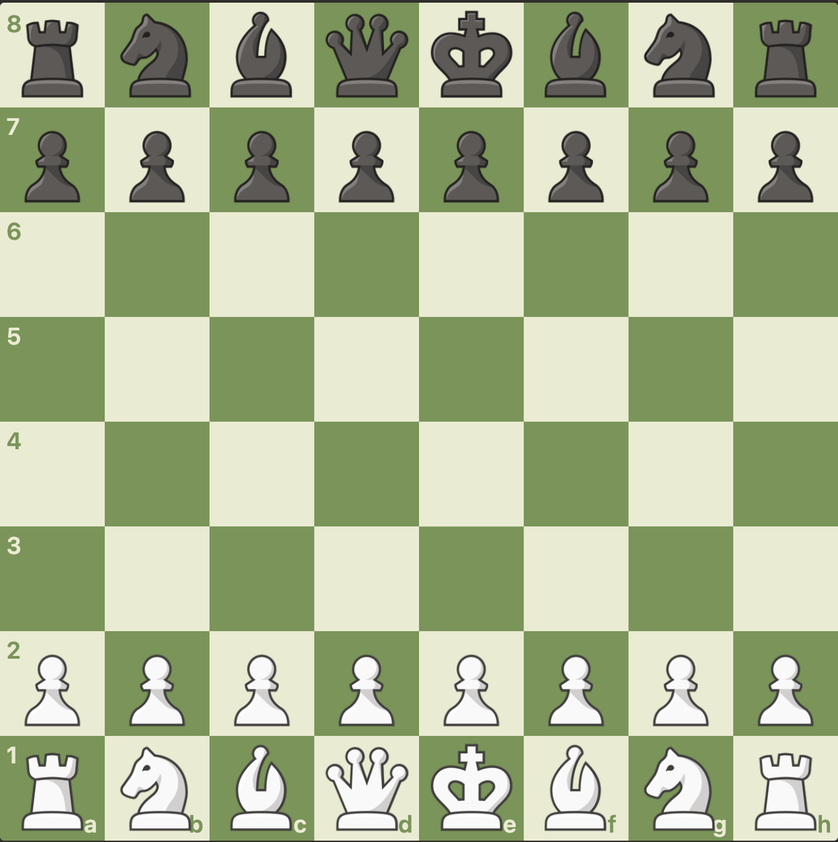
#> input picture tests/board.png, 838 x 842 px, shrunk from 1248 x 1254 before the run
$ python -i board_detector.py   (imports and definitions only)
#> lines starting #> are read from the running program, lines starting #| are printed output that depends on the picture; after the words box and inside, x2 and y2 are one past the last pixel; in counts of white or black regions, pixels touching at a corner belong together
import cv2
import numpy as np

OCCUPANCY_STD_THRESHOLD = 18.0


CHESSCOM_GREEN_LOW = (30, 30, 60)
CHESSCOM_GREEN_HIGH = (80, 180, 200)

_MORPH_KERNEL = np.ones((15, 15), np.uint8)


def detect(image: np.ndarray) -> tuple[int, int, int, int] | None:
    """Locate the chess board in a screenshot. Returns (x, y, w, h) or None.

    Uses HSV color masking on chess.com's signature dark-square green: mask
    the dark squares, close the gaps so the 32 squares merge into one blob,
    take the largest square-ish connected component.
    """
    if image is None:
        return None
    if image.ndim != 3:
        return None

    hsv = cv2.cvtColor(image, cv2.COLOR_RGB2HSV)
#> hsv: shape (842, 838, 3); mean H, S, V 33.6, 55.6, 183.5
    mask = cv2.inRange(hsv, CHESSCOM_GREEN_LOW, CHESSCOM_GREEN_HIGH)
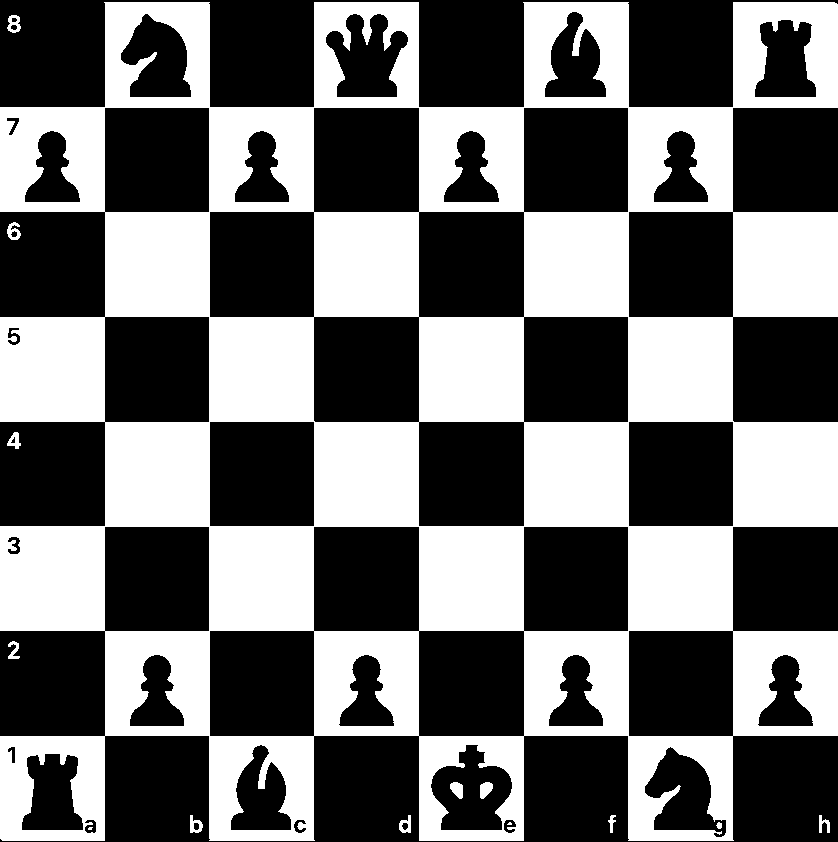
#> mask: shape (842, 838); 43.4% white; 14 white regions (2 under 20 px), largest, box (x1, y1, x2, y2) and area: (0, 2, 838, 841) 304810, (480, 782, 493, 799) 161, (450, 782, 463, 799) 160
    closed = cv2.morphologyEx(mask, cv2.MORPH_CLOSE, _MORPH_KERNEL)
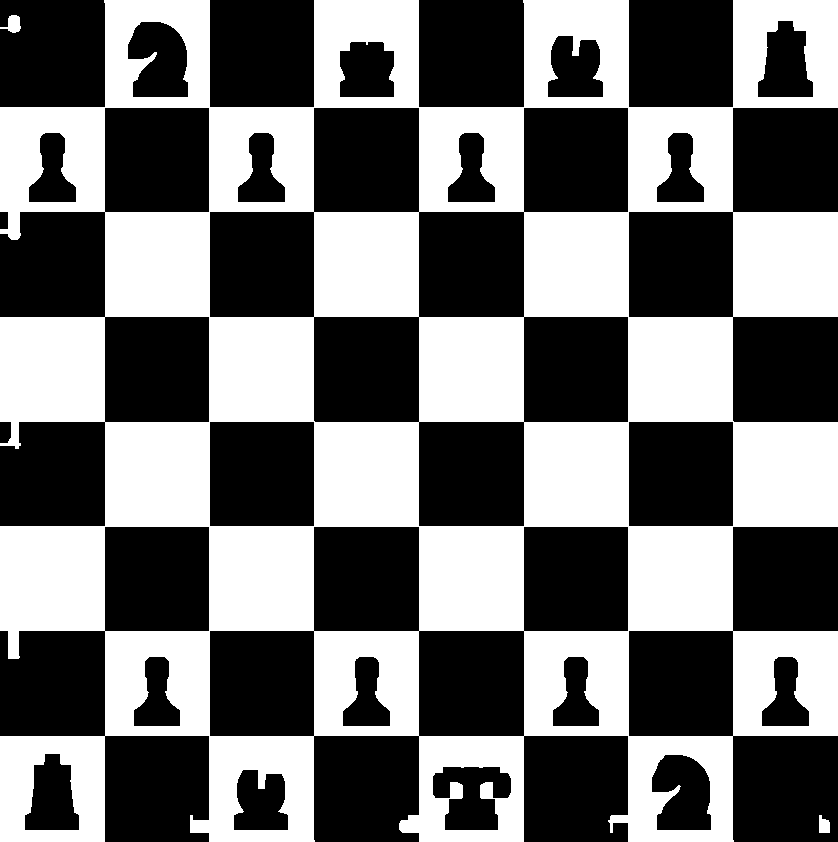
#> closed: shape (842, 838); 44.8% white; 3 white regions, box (x1, y1, x2, y2) and area: (0, 0, 838, 842) 315767, (0, 15, 21, 33) 215, (819, 815, 830, 833) 160

    num, _, stats, _ = cv2.connectedComponentsWithStats(closed)
#> num = 4; stats = [[0, 0, 838, 842, 389454], [0, 0, 838, 842, 315767], [0, 15, 21, 18, 215], [819, 815, 11, 18, 160]]
    if num <= 1:
        return None

    img_h, img_w = image.shape[:2]
#> img_h = 842; img_w = 838
    min_side = min(img_h, img_w) * 0.1
#> min_side = 83.8

    best = None
    best_area = 0
    for i in range(1, num):
        x, y, w, h, area = stats[i]
        if w < min_side or h < min_side:
            continue
        aspect = w / h if h > 0 else 0
        if not (0.85 <= aspect <= 1.15):
            continue
        if area > best_area:
            best_area = area
            best = (int(x), int(y), int(w), int(h))
#> this loop made 3 passes
#> (x, y, w, h, area, aspect, best_area) on pass 1: (0, 0, 838, 842, 315767, 0.995, 315767)
#> after the loop, best_area = 315767
    return best


def crop(image: np.ndarray, rect: tuple[int, int, int, int]) -> np.ndarray:
    x, y, w, h = rect
    return image[y:y + h, x:x + w]


def square_occupancy(board_img: np.ndarray, threshold: float = OCCUPANCY_STD_THRESHOLD) -> np.ndarray:
    """Return 8x8 bool occupancy grid. Row 0 = top of image."""
    if board_img.ndim == 3:
        gray = cv2.cvtColor(board_img, cv2.COLOR_RGB2GRAY)
    else:
        gray = board_img

    h, w = gray.shape[:2]
    cell_h, cell_w = h / 8.0, w / 8.0
    y0s = (np.arange(8) * cell_h + cell_h * 0.22).astype(int)
    y1s = (np.arange(8) * cell_h + cell_h * 0.78).astype(int)
    x0s = (np.arange(8) * cell_w + cell_w * 0.22).astype(int)
    x1s = (np.arange(8) * cell_w + cell_w * 0.78).astype(int)
    occ = np.zeros((8, 8), dtype=bool)

    for r in range(8):
        for c in range(8):
            cell = gray[y0s[r]:y1s[r], x0s[c]:x1s[c]]
            if cell.size == 0:
                continue
            occ[r, c] = float(cell.std()) > threshold
    return occ

>>> import cv2
>>> picture = cv2.cvtColor(cv2.imread('tests/board.png'), cv2.COLOR_BGR2RGB)
>>> result = detect(picture)
#> result = (0, 0, 838, 842)
